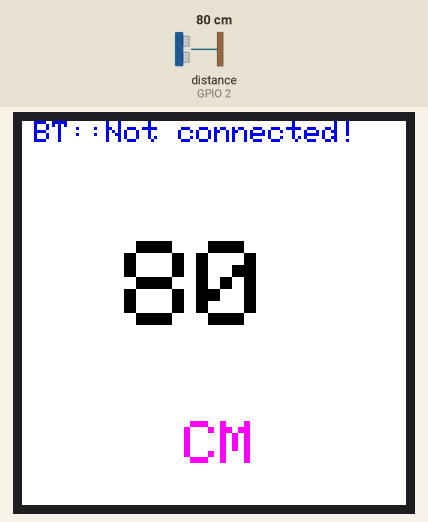
The sketch below on a simulated ESP32. Parts: 128×128 colour display. Wiring (inferred from the names in the program): ultrasonic range finder: trigger GPIO 0; echo GPIO 2. Inputs (shaded band) come from the test bench; at power-on: distance to the obstacle (sensor on GPIO 2) 80 cm. The echo pulse lasts 58.3 µs per cm; what the sketch prints to the serial monitor is not drawn.

Above: at 1.2 s.
1.3 s: distance to the obstacle (sensor on GPIO 2) set to 250 cm
At 2.1 s:
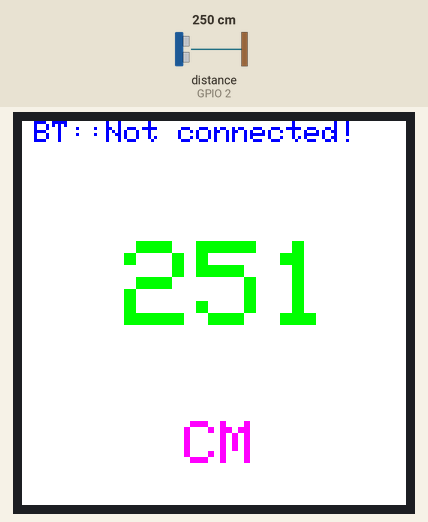
2.8 s: distance to the obstacle (sensor on GPIO 2) set to 2 cm
At 4.0 s:
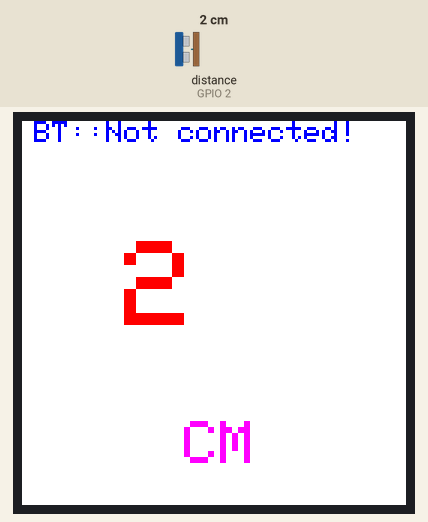
4.3 s: distance to the obstacle (sensor on GPIO 2) set to 4 cm
At 4.6 s:
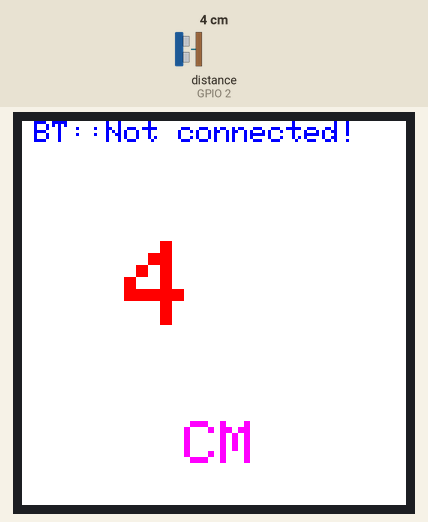
Timing chart, 0 to 7.3 s (numbered marks = the images above; inputs shaded):
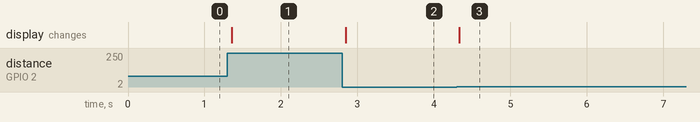

Measured:
- after the input at 1.3 s, the display: changes after 0.06 s (image 1)
- after the input at 2.8 s, the display: changes after 0.05 s (image 2)
- after the input at 4.3 s, the display: changes at once (image 3)

The sketch:

Esp32_Ultrasonic_module.ino
```cpp
#include <Adafruit_GFX.h>
#include <Adafruit_SSD1351.h>

#define SCREEN_WIDTH 128
#define SCREEN_HEIGHT 128

#define SCLK_PIN 18
#define MOSI_PIN 23
#define DC_PIN   17
#define CS_PIN   5
#define RST_PIN  4
#define TRIG_PIN 0
#define ECHO_PIN 2

#define BLACK           0x0000
#define BLUE            0x001F
#define RED             0xF800
#define GREEN           0x07E0
#define CYAN            0x07FF
#define MAGENTA         0xF81F
#define YELLOW          0xFFE0
#define WHITE           0xFFFF

Adafruit_SSD1351 tft = Adafruit_SSD1351(SCREEN_WIDTH, SCREEN_HEIGHT, CS_PIN, DC_PIN, MOSI_PIN, SCLK_PIN, RST_PIN);
long prev_distance;

void setup() {
  Serial.begin(115200);

  pinMode(TRIG_PIN, OUTPUT);
  pinMode(ECHO_PIN, INPUT);

  initDrawing();

}

void initDrawing(){
  tft.begin();
  tft.fillRect(0, 0, 128, 128, WHITE);
  tft.setRotation(2);
  tft.setCursor(4, 0);
  tft.setTextColor(BLUE);
  tft.setTextSize(1);
  tft.print("BT::Not connected!");

  tft.setCursor(54, 100);
  tft.setTextColor(MAGENTA);
  tft.setTextSize(2);
  tft.print("CM");
}

void loop() {
  long duration, distance;
  digitalWrite(TRIG_PIN, LOW);
  delayMicroseconds(2);

  digitalWrite(TRIG_PIN, HIGH);
  delayMicroseconds(10);
  digitalWrite(TRIG_PIN, LOW);

  duration = pulseIn(ECHO_PIN, HIGH);
  distance = microsecondsTocentimeters(duration);
  Serial.print("Ultrasonic Distance : " );
  Serial.print(distance);
  Serial.println(" CM");
  updateDistance(distance);
  delay(30);
}

void updateDistance(long distance){
  if(prev_distance != distance){
    tft.fillRect(0, 30, 128, 70, WHITE);
    tft.setCursor(34, 40);

    if((int)distance < 10){
      tft.setTextColor(RED);
    }else if((int)distance > 10 && (int)distance <=99){
      tft.setTextColor(BLACK);
    }else if((int)distance > 100){
      tft.setTextColor(GREEN);
    }

    tft.setTextSize(4);
    String tempString = "";
    tempString += (int)distance;
    tft.print(tempString);
    prev_distance = distance;
  }
}

long microsecondsTocentimeters(long duration){
  return duration /29 / 2;
}
```
